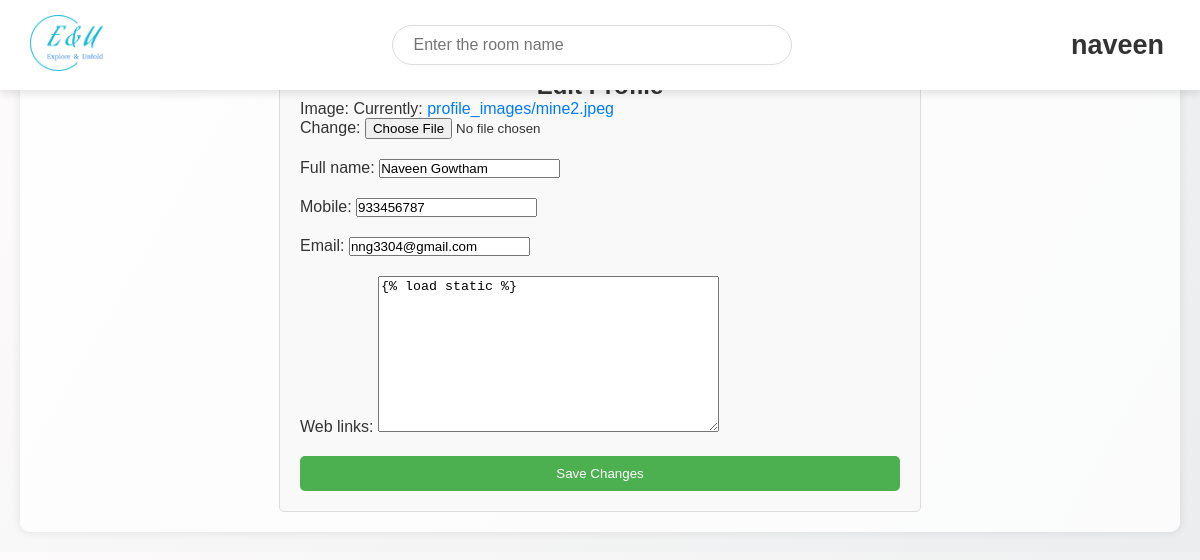
Page /edit-profile/ (signed in) on the committed database.
### base/models.py (models this page shows, shortened)
class Profile(models.Model):
    user = models.OneToOneField(User, on_delete=models.CASCADE)
    image = models.ImageField(upload_to='profile_images', default='profile.png')
    full_name = models.CharField(max_length=255, blank=True, null=True)
    mobile = models.CharField(max_length=15, blank=True, null=True)
    email = models.EmailField(blank=True, null=True)
    web_links = models.TextField(blank=True, null=True)

### base/views.py (the view)
# urls.py: path('edit-profile/', views.editProfile, name='edit-profile'),
@login_required(login_url='login')
def editProfile(request):
    user = request.user
    profile, created = Profile.objects.get_or_create(user=user)
    form = ProfileForm(instance=profile)
    if request.method == 'POST':
        form = ProfileForm(request.POST, request.FILES, instance=profile)
        if form.is_valid():
            form.save()
            messages.success(request, 'Profile updated successfully')
            return redirect('user-profile', pk=user.id)
    context = {'form': form}
    return render(request, 'base/edit_profile.html', context)

### base/forms.py
class ProfileForm(forms.ModelForm):
    class Meta:
        model = Profile
        fields = ['image', 'full_name', 'mobile', 'email', 'web_links']

### base/templates/base/edit_profile.html (shortened to what this page needs)
{% extends 'main.html' %} {% block content %}
<div class="edit-profile-container">
  <h2>Edit Profile</h2>
  <form method="POST" enctype="multipart/form-data">
    {% csrf_token %} {{ form.as_p }}
    <button type="submit">Save Changes</button>
  </form>
</div>
{% endblock %}

### templates/navbar.html (shortened to what this page needs)
<!DOCTYPE html>
{% load static %}
<html lang="en">
  <head>
  </head>
  <body>
    <nav class="navbar" id="navbar">
      <a href="/" class="logo">
        <img
          src="{% static 'images/EU_NO_background.png' %}"
          alt="Explore & Unfold Logo"
        />
      </a>
      <form method="GET" action="{% url 'home' %}" class="search-form">
        <input
          type="text"
          name="q"
          placeholder="Enter the room name"
          class="search-input"
        />
      </form>
      <div class="auth-links">
        {% if request.user.is_authenticated %}
        <div class="dropdown">
          <button class="dropbtn"><h2>{{ request.user }}</h2></button>
        </div>
        {% else %}
        <a href="{% url 'login' %}">Login</a>
        {% endif %}
      </div>
    </nav>
  </body>
</html>

### templates/main.html (style rules this page uses)
body { background-image: linear-gradient(120deg, #fdfbfb 0%, #ebedee 100%); font-family: Arial, sans-serif; margin-top: 60px; }

### templates/navbar.html (style rules this page uses)
body, h1, h2, form, input, nav, a, p { margin: 0; padding: 0; box-sizing: border-box; font-family: "Arial", sans-serif; }
body { background-color: #f7f7f7; color: #333; }
.navbar { display: flex; justify-content: space-between; align-items: center; background-color: #fff; padding: 15px 30px; position: fixed; width: 100%; top: 0; z-index: 1000; box-shadow: 0 4px 8px rgba(0, 0, 0, 0.1); transition: all 0.3s ease; }
.navbar a { color: #333; text-decoration: none; transition: color 0.3s ease; }
.logo img { width: 90px; height: auto; }
.search-form { flex-grow: 1; margin: 0 20px; display: flex; justify-content: center; position: relative; }
.search-input { width: 100%; max-width: 400px; padding: 10px 20px; border: 1px solid #ddd; border-radius: 25px; outline: none; font-size: 16px; transition: all 0.3s ease; }
.auth-links { display: flex; align-items: center; position: relative; margin-left: auto; }
.auth-links .dropdown { position: relative; }
.auth-links .dropbtn { background: none; border: none; color: #333; cursor: pointer; font-size: 18px; }
html { scroll-behavior: smooth; }
a { color: #007bff; text-decoration: none; transition: color 0.3s ease; }

### base/templates/base/edit_profile.html (style rules this page uses)
.edit-profile-container { max-width: 600px; margin: 0 auto; padding: 20px; border: 1px solid #ddd; border-radius: 5px; background-color: #f9f9f9; }
.edit-profile-container h2 { text-align: center; }
.edit-profile-container form { display: grid; gap: 20px; }
.edit-profile-container button { display: inline-block; padding: 10px 20px; background-color: #4caf50; color: white; border: none; border-radius: 5px; text-align: center; cursor: pointer; }

### rows in the picture
Profile: full_name "Naveen Gowtham", mobile "933456787", email "nng3304@gmail.com", web_links "{% load static %}"

### other values in the picture
{{ request.user }} "naveen"
